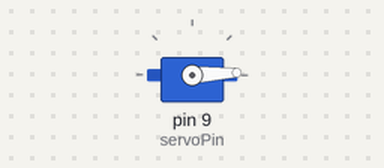
The sketch below on a simulated Arduino Uno, built with avr-gcc and run on an emulated ATmega328P. On the bench: servo.

Above: at 0.05 s.
At 1.3 s:
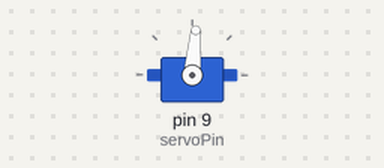
At 2.6 s:
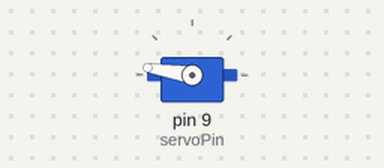
At 5.2 s:
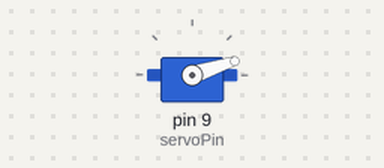
Timing chart, 0 to 7.1 s (numbered marks = the images above):
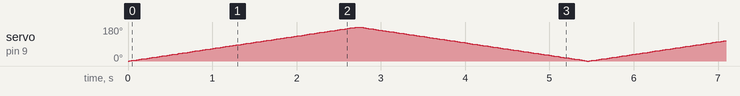

The sketch:

Servo_Motor.ino
```cpp
#include <Servo.h>  // Include the Servo library

Servo myServo;  // Create a servo object

int servoPin = 9;  // Define the PWM pin connected to the servo

void setup() {
    myServo.attach(servoPin);  // Attach the servo to pin 9
}

void loop() {
    // Move servo from 0° to 180°
    for (int pos = 0; pos <= 180; pos++) {
        myServo.write(pos);  // Set servo position
        delay(15);  // Small delay to allow movement
    }

    // Move servo from 180° back to 0°
    for (int pos = 180; pos >= 0; pos--) {
        myServo.write(pos);
        delay(15);
    }
}
```
